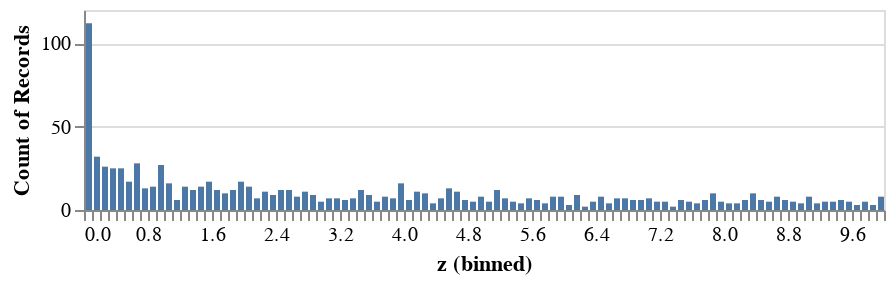

Source (notebook cell):
### Markdown cell above
Many of you are probably already familiar with histograms. Histograms are a way of visualizing observed data. Each observed value is stacked up on top of its approximate label (e.g. any $z$ between 0.5 and 1.5 is labeled "1") and the counts are plotted:

### Code cell
z = [realize(Z) for i in range(1000)] # 1000 draws from Z

plot_df = pd.DataFrame({'z':z})
alt.Chart(plot_df, height=100, width=400).mark_bar().encode(
    alt.X('z', bin=alt.Bin(maxbins=100)),
    y='count()'
)

### Figure 1 — Vega-Lite specification as saved in the notebook (floating-point values rounded to 4 significant figures; data arrays with more than 128 entries replaced by an {"elided": "..."} marker saying what was removed)
{"$schema": "https://vega.github.io/schema/vega-lite/v3.4.0.json", "config": {"mark": {"tooltip": null}, "view": {"height": 300, "width": 400}}, "data": {"name": "data-479b35df6fc24a68477ac8dee500ca35"}, "datasets": {"data-479b35df6fc24a68477ac8dee500ca35": {"elided": "1000 records"}}, "encoding": {"x": {"bin": {"maxbins": 100}, "field": "z", "type": "quantitative"}, "y": {"aggregate": "count", "type": "quantitative"}}, "height": 100, "mark": "bar", "width": 400}
